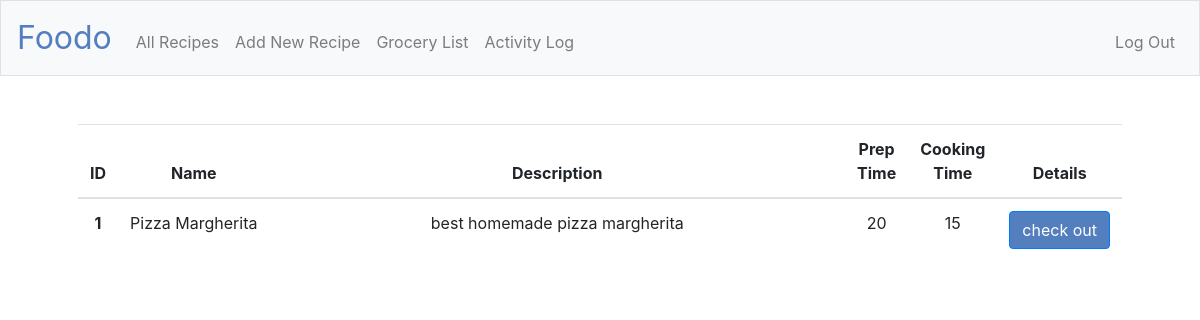
Page /recipes_pizza (signed in) on the committed database.
### tables this page shows
CREATE TABLE "recipes" (
	"id"	INTEGER NOT NULL,
	"user_id"	INTEGER,
	"name"	TEXT NOT NULL,
	"description"	TEXT,
	"ingredients"	TEXT NOT NULL,
	"directions"	TEXT,
	"prep_time"	INTEGER NOT NULL,
	"cooking_time"	INTEGER NOT NULL,
	"tips"	TEXT,
	"image"	BLOB,
	PRIMARY KEY("id")
);

### application.py (the view)
@app.route("/recipes_pizza")
@login_required
def recipes_pizza():
    recipes = db.execute("SELECT id, name, description, ingredients, directions, prep_time, cooking_time, tips FROM recipes WHERE name LIKE '%pizza%'")
    for recipe in recipes:
        recipe_id = recipe["id"]
        name = recipe["name"]
        description = recipe["description"]
        ingredients = recipe["ingredients"]
        directions = recipe["directions"]
        prep_time = recipe["prep_time"]
        cooking_time = recipe["cooking_time"]
        tips = recipe["tips"]
        return render_template("recipes.html", recipes=recipes)

### application.py (called while the page is built)
@app.after_request
def after_request(response):
    response.headers["Cache-Control"] = "no-cache, no-store, must-revalidate"
    response.headers["Expires"] = 0
    response.headers["Pragma"] = "no-cache"
    return response

### helpers.py (called while the page is built)
def login_required(f):
    @wraps(f)
    def decorated_function(*args, **kwargs):
        if session.get("user_id") is None:
            return redirect("/login")
        return f(*args, **kwargs)
    return decorated_function

### templates/recipes.html (shortened to what this page needs)
{% extends "layout.html" %}
{% block main %}
    <form action="/recipes" method="post">
        <table style="table-layout:dynamic;" class="table">
          <thead>
            <tr>
              <th scope="col">ID</th>
              <th scope="col">Name</th>
              <th width="600px" scope="col">Description</th>
              <th scope="col">Prep Time</th>
              <th scope="col">Cooking Time</th>
              <th scope="col">Details</th>
            </tr>
          </thead>
          <tbody>
              {% for recipe in recipes %}
            <tr>
              <th scope="row">{{ recipe.id }}</th>
              <td id="limit">{{ recipe.name }}</td>
              <td id="limit">{{ recipe.description }}</td>
              <td id="limit">{{ recipe.prep_time }}</td>
              <td id="limit">{{ recipe.cooking_time }}</td>
              <td><a class="btn btn-primary" type="hidden" name="detail" value="{{ recipe.id }}" href="/recipe_detail/{{ recipe.id }}">check out</a></td>
            </tr>
            {% endfor %}
          </tbody>
        </table>
    </form>
{% endblock %}

### static/styles.css (style rules this page uses)
.btn-primary, .btn-primary:hover, .btn-primary:active, .btn-primary:visited { background-color: #537fbe; }
#limit { white-space: nowrap; overflow: hidden; width: 10px; height: 10px; text-overflow: ellipsis; }

### rows in the picture
recipes: id "1", name "Pizza Margherita", description "best homemade pizza margherita", prep_time "20", cooking_time "15"
